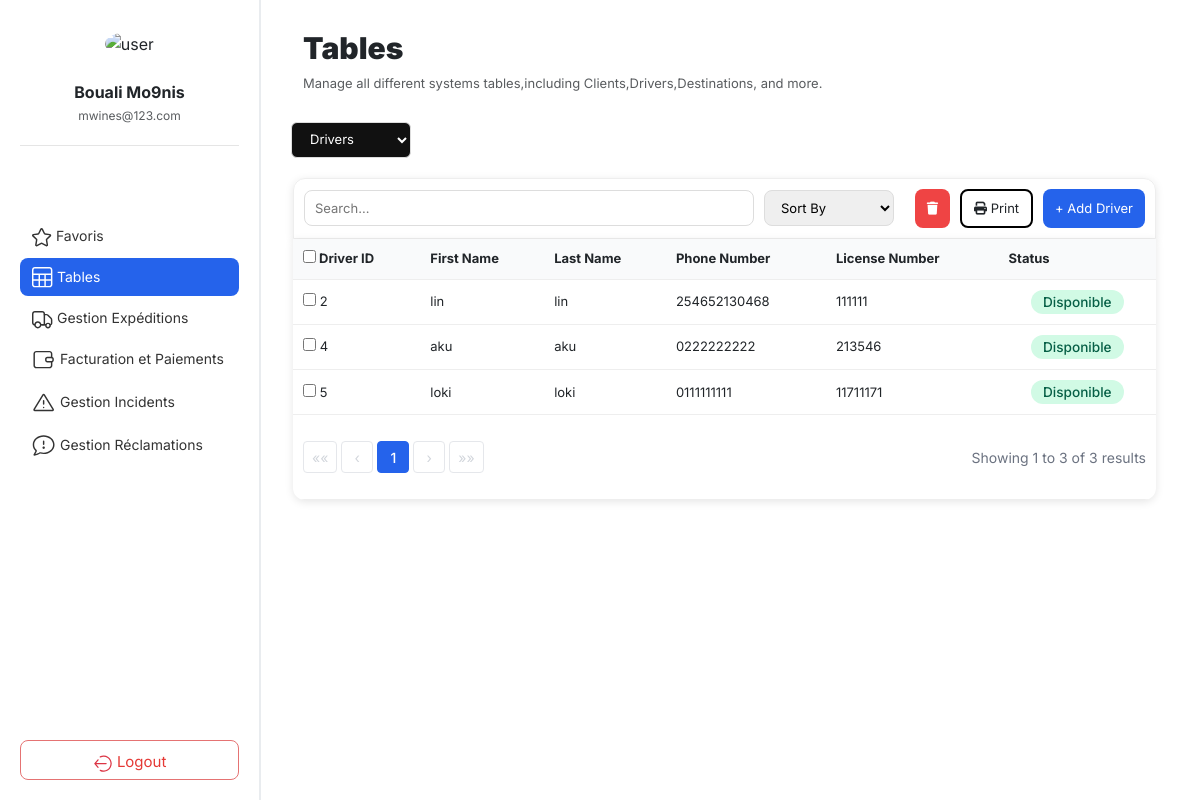
The app's page /table/drivers/ with its own data.
### core/models/models.py (models this page shows, shortened)
class Driver(models.Model):
    first_name = models.CharField(max_length=100)
    last_name = models.CharField(max_length=100)
    phone = models.CharField(max_length=20)
    license_number = models.CharField(max_length=50, unique=True)
    hire_date = models.DateField()
    status = models.CharField(max_length=50)

### core/web/views.py (the view, shortened to what this page needs)
# urls.py: path("table/drivers/", views.list_drivers, name="driver_list"),
def list_drivers(request):
	try:
		Driver = apps.get_model("core", "Driver")
	except LookupError as e:
		raise Http404("Driver model not found (check core/models/models.py).") from e
	db_table = Driver._meta.db_table
	search_query = request.GET.get('search', '').strip()
	drivers = Driver.objects.all()
	if search_query:
		drivers = drivers.filter(
			Q(first_name__icontains=search_query) | Q(last_name__icontains=search_query)
		)
	page_obj = Paginator(drivers, 10).get_page(request.GET.get("page"))
	return render(request, "table/driver/driver.html", {"page_obj": page_obj})

### core/web/templates/table/driver/driver.html (shortened to what this page needs)
{%extends "home.html" %}
{% load static %}
{% block content %}
<div class ="tables-top">
    <div class="table-header">
            <h2><b>Tables</b></h2>
            <p class="text-muted">Manage all different systems tables,including Clients,Drivers,Destinations, and more.</p>
    </div>
    <select name="table" class="table-select" onchange="if (this.value) { window.location.href = this.value; }">
            <option value="{% url 'driver_list' %}" selected>Drivers</option>
    </select>
</div>
<section class="table-section">
    <div class="table-actions">
        <form method="get" class="form-actions">
            <div class="left">
                <input type="text" name="search" id="search" placeholder="Search..." value="{{ request.GET.search }}">
                <select id="filter" name="filter">
                    <option value="" disabled {% if not request.GET.filter %}selected{% endif %}>Sort By</option>
                </select>
            </div>
            <div class="right">
                <button type="button" class="btn danger">
                    <i class="fa-solid fa-trash"></i>
                </button>
                <button type="button" class="btn light">
                    <i class="fa-solid fa-print"></i> Print
                </button>
                <button type="button" class="btn primary" id="AddDriverButton">
                    + Add Driver
                </button>
            </div>
        </form>
    </div>
    <div class="table-content">
        <table>
            <thead>
                <tr>
                    <th>
                        <label>
                            <input type="checkbox" id="selectAll">
                            Driver ID
                        </label>
                    </th>
                    <th>First Name</th>
                    <th>Last Name</th>
                    <th>Phone Number</th>
                    <th>License Number</th>
                    <th>Status</th>
                </tr>
            </thead>
            <tbody>
                {% if page_obj %}
                    {% for driver in page_obj %}
                    <tr>
                        <td class="id-col">
                            <input type="checkbox" name="selected_drivers" value="{{ driver.id }}">
                            {{ driver.id }}
                        </td>
                        <td>{{ driver.first_name }}</td>
                        <td>{{ driver.last_name }}</td>
                        <td>{{ driver.phone }}</td>
                        <td>{{ driver.license_number }}</td>
                        <td class="status">
                            {% if driver.status == 'disponible' %}
                                <span class="status-badge status-disponible">Disponible</span>
                            {% elif driver.status == 'offline' %}
                                <span class="status-badge status-offline">Offline</span>
                            {% elif driver.status == 'en_mission' %}
                                <span class="status-badge status-en_mission">En mission</span>
                            {% else %}
                                <span class="status-badge">{{ driver.status }}</span>
                            {% endif %}
                        </td>
                    </tr>
                    {% endfor %}
                {% else %}
                    <tr>
                        <td colspan="6">No drivers found.</td>
                    </tr>
                {% endif %}
            </tbody>
            <tfoot>
                <tr>
                    <td colspan="6">
                        <div class="pagination-footer">
                            <div class="pagination">
                                {% if page_obj.has_previous %}
                                    <a href="?page=1" class="pagination-nav">««</a>
                                    <a href="?page={{ page_obj.previous_page_number }}" class="pagination-nav">‹</a>
                                {% else %}
                                    <span class="pagination-nav disabled">««</span>
                                    <span class="pagination-nav disabled">‹</span>
                                {% endif %}
                                {% for num in page_obj.paginator.page_range %}
                                    {% if num == page_obj.number %}
                                        <strong class="pagination-current">{{ num }}</strong>
                                    {% elif num > page_obj.number|add:'-3' and num < page_obj.number|add:'3' %}
                                        <a href="?page={{ num }}" class="pagination-link">{{ num }}</a>
                                    {% elif num == 1 or num == page_obj.paginator.num_pages %}
                                        <a href="?page={{ num }}" class="pagination-link">{{ num }}</a>
                                    {% elif num == page_obj.number|add:'-3' or num == page_obj.number|add:'3' %}
                                        <span class="pagination-ellipsis">...</span>
                                    {% endif %}
                                {% endfor %}
                                {% if page_obj.has_next %}
                                    <a href="?page={{ page_obj.next_page_number }}" class="pagination-nav">›</a>
                                    <a href="?page={{ page_obj.paginator.num_pages }}" class="pagination-nav">»»</a>
                                {% else %}
                                    <span class="pagination-nav disabled">›</span>
                                    <span class="pagination-nav disabled">»»</span>
                                {% endif %}
                            </div>
                            <div class="pagination-info">
                                Showing {{ page_obj.start_index }} to {{ page_obj.end_index }} of {{ page_obj.paginator.count }} results
                            </div>
                        </div>
                    </td>
                </tr>
            </tfoot>
        </table>
    </div>
</section>
{% endblock %}

### core/web/static/css/home.css (style rules this page uses)
* { box-sizing: border-box; }
body { margin: 0; font-family: 'Inter', sans-serif; }

### core/web/static/css/client.css (style rules this page uses)
.tables-top { margin-bottom: 6px; }
.table-header h2 { font-size: 30px; margin-left: 12px; font-weight: 600; }
.table-header p { font-size: 13px; margin-left: 12px; color: #777; margin-top: 4px; }
.table-select { margin-top: 12px; padding: 8px 14px; font-size: 13px; border-radius: 6px; border: 1px solid #ddd; background: #111; color: white; width: 120px; }
.table-section { margin-left: -12px; background: white; border-radius: 12px; border:0.5 px solid #c2bdbd; padding: 14px; }
.table-actions form { display: flex; align-items: center; gap: 10px; padding: 10px; border: 1px solid #eee; margin-bottom: 0px; }
.table-actions input { flex: 1; padding: 8px 12px; border-radius: 8px; border: 1px solid #ddd; font-size: 13px; }
.table-actions select { padding: 8px 12px; border-radius: 8px; border: 1px solid #ddd; font-size: 13px; }
.form-actions { flex: 1; border-top-left-radius: 12px; border-top-right-radius: 12px; justify-content: space-between; align-items: center; box-shadow: 0 2px 8px rgba(0, 0, 0, 0.1); }
.left { display: flex; gap: 10px; }
.left input { width: 450px; padding: 6px 10px; }
.left select { width: 130px; }
.right { display: flex; gap: 10px; }
.btn { padding: 8px 12px; border-radius: 8px; font-size: 13px; border: none; cursor: pointer; }
.btn.light { background: #ffffff; border:2px solid #000; }
.btn.primary { background: #2563eb; color: white; }
.btn.danger { background: #ef4444; color: white; }
.table-content { width: 100%; overflow-x: auto; box-shadow: 0 2px 8px rgba(0, 0, 0, 0.1); border-bottom-left-radius: 12px; border-bottom-right-radius: 12px; }
table { width: 100%; border-collapse: collapse; font-size: 13px; }
thead { background: #f9fafb; }
th, td { padding: 10px; border-bottom: 1px solid #eee; text-align: left; }
.pagination-footer { display: flex; justify-content: space-between; align-items: center; padding: 16px 0; }
.pagination { display: flex; gap: 4px; align-items: center; }
.pagination-nav, .pagination-link, .pagination-current { min-width: 32px; height: 32px; display: inline-flex; align-items: center; justify-content: center; padding: 0 8px; border-radius: 4px; font-size: 14px; text-decoration: none; color: #374151; background-color: white; border: 1px solid #e5e7eb; transition: all 0.2s; }
.pagination-current { background-color: #2563eb; color: white; border-color: #2563eb; font-weight: 500; }
.pagination-nav.disabled { color: #d1d5db; cursor: not-allowed; pointer-events: none; }
.pagination-info { color: #6b7280; font-size: 14px; }
.status-disponible { background-color: #d1fae5; color: #065f46; padding: 4px 8px; text-align: center; border-radius: 8px; }

### core/web/templates/table/driver/driver.html (style rules this page uses)
.status { text-align: center; }
.status-disponible { background-color: #d1fae5; color: #065f46; }
.status-badge { display: inline-block; padding: 4px 12px; border-radius: 999px; font-size: 0.85rem; font-weight: 500; line-height: 1.2; }

### records on screen
Driver: id "2", first_name "lin", last_name "lin", phone "254652130468", license_number "111111", status "Disponible"
Driver: id "4", first_name "aku", last_name "aku", phone "0222222222", license_number "213546", status "Disponible"
Driver: id "5", first_name "loki", last_name "loki", phone "0111111111", license_number "11711171", status "Disponible"

### other values on screen
{{ user.first_name |default:"Bouali " }} "Bouali"
{{ user.last_name |default:"Mo9nis" }} "Mo9nis"
{{ user.email |default:"mwines@123.com" }} "mwines@123.com"
{{ num }} "1"
{{ page_obj.start_index }} "1"
{{ page_obj.end_index }} "3"
{{ page_obj.paginator.count }} "3"
